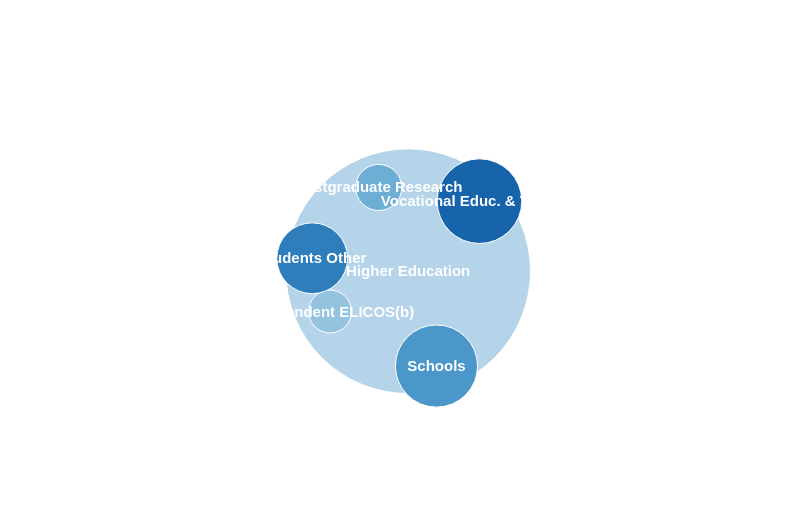

Write the Vega-Lite specification saved for this chart.
### Vega specification from a JSON file in a GitHub repository (floating-point values rounded to 4 significant figures)
{"$schema": "https://vega.github.io/schema/vega/v5.json", "width": 800, "height": 500, "padding": {"left": 5, "right": 5, "top": 20, "bottom": 0}, "autosize": "none", "signals": [{"name": "cx", "update": "width / 2"}, {"name": "cy", "update": "height / 2"}, {"name": "TimeSelection", "value": "Jul-19", "bind": {"input": "select", "options": ["Jul-19", "Jul-21", "Jul-22", "Jul-23"], "labels": ["Jul-19", "Jul-21", "Jul-22", "Jul-23"], "name": "Time Selection: "}}], "data": [{"name": "table", "values": [{"category": "Higher Education", "amount": 72.75, "Period": "Jul-19"}, {"category": "Higher Education", "amount": 60.0, "Period": "Jul-21"}, {"category": "Higher Education", "amount": 70.51, "Period": "Jul-22"}, {"category": "Higher Education", "amount": 76.01, "Period": "Jul-23"}, {"category": "Independent ELICOS(b)", "amount": 2.113, "Period": "Jul-19"}, {"category": "Independent ELICOS(b)", "amount": 0, "Period": "Jul-21"}, {"category": "Independent ELICOS(b)", "amount": 3.384, "Period": "Jul-22"}, {"category": "Independent ELICOS(b)", "amount": 3.122, "Period": "Jul-23"}, {"category": "Postgraduate Research", "amount": 2.468, "Period": "Jul-19"}, {"category": "Postgraduate Research", "amount": 24.0, "Period": "Jul-21"}, {"category": "Postgraduate Research", "amount": 2.822, "Period": "Jul-22"}, {"category": "Postgraduate Research", "amount": 2.454, "Period": "Jul-23"}, {"category": "Schools", "amount": 8.092, "Period": "Jul-19"}, {"category": "Schools", "amount": 2, "Period": "Jul-21"}, {"category": "Schools", "amount": 3.679, "Period": "Jul-22"}, {"category": "Schools", "amount": 4.148, "Period": "Jul-23"}, {"category": "Students Other", "amount": 5.978, "Period": "Jul-19"}, {"category": "Students Other", "amount": 2, "Period": "Jul-21"}, {"category": "Students Other", "amount": 9.197, "Period": "Jul-22"}, {"category": "Students Other", "amount": 5.53, "Period": "Jul-23"}, {"category": "Vocational Educ. & Training", "amount": 8.599, "Period": "Jul-19"}, {"category": "Vocational Educ. & Training", "amount": 12, "Period": "Jul-21"}, {"category": "Vocational Educ. & Training", "amount": 10.4, "Period": "Jul-22"}, {"category": "Vocational Educ. & Training", "amount": 8.736, "Period": "Jul-23"}], "transform": [{"type": "filter", "expr": "TimeSelection == null || datum.Period == TimeSelection"}]}], "scales": [{"name": "size", "domain": {"data": "table", "field": "amount"}, "range": [100, 30000]}, {"name": "color", "type": "ordinal", "domain": {"data": "table", "field": "category"}, "range": "ramp"}], "marks": [{"name": "nodes", "type": "symbol", "from": {"data": "table"}, "encode": {"enter": {"fill": {"scale": "color", "field": "category"}, "xfocus": {"signal": "cx"}, "yfocus": {"signal": "cy"}}, "update": {"size": {"signal": "datum.amount * 2", "scale": "size"}, "stroke": {"value": "white"}, "strokeWidth": {"value": 1}, "tooltip": {"signal": "datum"}}}, "transform": [{"type": "force", "iterations": 100, "static": false, "forces": [{"force": "collide", "iterations": 2, "radius": {"expr": "sqrt(datum.size) / 2"}}, {"force": "center", "x": {"signal": "cx"}, "y": {"signal": "cy"}}, {"force": "x", "x": "xfocus", "strength": 0.5}, {"force": "y", "y": "yfocus", "strength": 0.5}]}]}, {"type": "text", "from": {"data": "nodes"}, "encode": {"enter": {"align": {"value": "center"}, "baseline": {"value": "middle"}, "fontSize": {"value": 15}, "fontWeight": {"value": "bold"}, "fill": {"value": "white"}, "text": {"field": "datum.category"}}, "update": {"x": {"field": "x"}, "y": {"field": "y"}}}}]}
